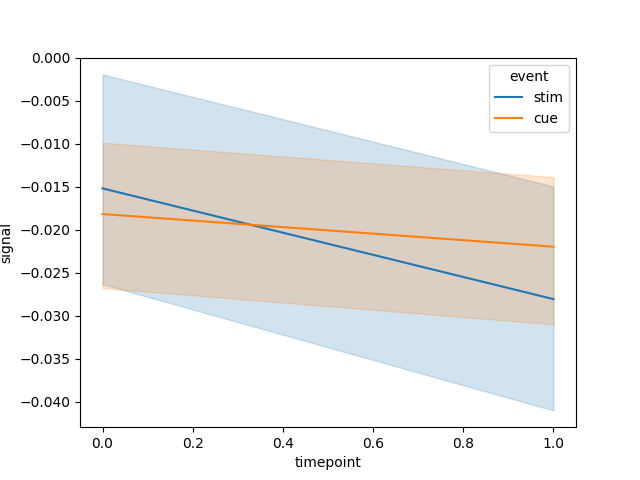

Source code (Python):
import seaborn as sns
from matplotlib import pyplot as plt


if __name__ == "__main__":
    plt.figure()
    fmri = sns.load_dataset("fmri")[['timepoint', 'signal', 'event']]
    fmri = fmri[fmri['timepoint']<2]
    print(fmri)
    fig = sns.lineplot(data=fmri, x="timepoint", y="signal", hue="event")
    fig = fig.get_figure()
    fig.savefig("teste.png")